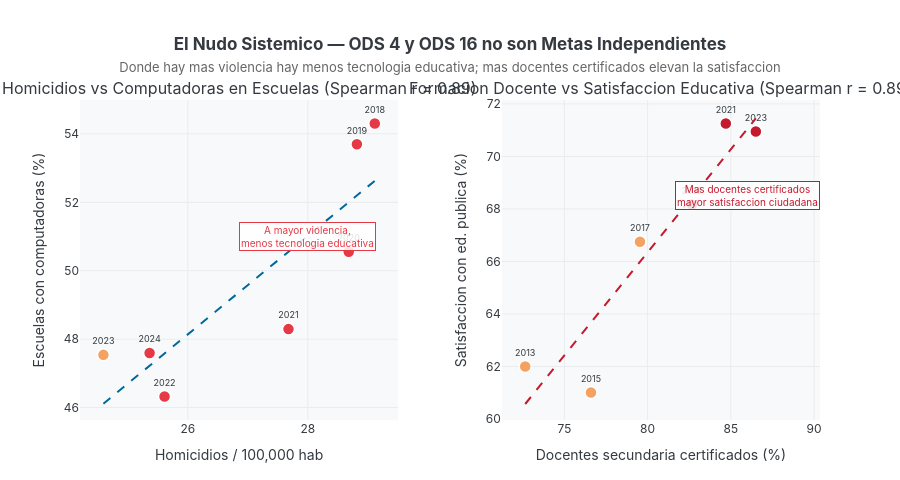

Notebook code cell kept with this figure:
### Markdown cell above
## Acto VI — El Nudo Sistémico
¿Son independientes el rezago educativo y la crisis institucional? Los datos dicen que **no**.
La correlación de Spearman entre la tasa de homicidios y la disponibilidad de computadoras
en las escuelas es **r = −0.96**: donde más violencia, menos recursos tecnológicos en aulas.
Y la satisfacción con la educación pública sube casi en paralelo con la formación docente (r ≈ 0.94).
ODS 4 y ODS 16 no son metas separadas — son las dos caras de la misma deuda sistémica.

### Code cell
# ══════════════════════════════════════════════════════════════════════════════
# FIGURA 6 — El Nudo Sistémico: ODS 4 × ODS 16
# ══════════════════════════════════════════════════════════════════════════════

# ── Scatter 1: Homicidios vs Computadoras ─────────────────────────────────────
hom  = get_serie('16.1.1')
comp = get_serie('4.A.1.C')
m1 = hom[['periodo','valor']].rename(columns={'valor':'homicidios'}).merge(
    comp[['periodo','valor']].rename(columns={'valor':'compus'}), on='periodo'
)
r_hc, p_hc = spearmanr(m1['homicidios'], m1['compus'])

# ── Scatter 2: Formación docente vs Satisfacción educativa ────────────────────
educ_sat = get_serie('16.6.2.A')
prof_sec = get_serie('4.C.1.C')
m2 = educ_sat[['periodo','valor']].rename(columns={'valor':'satisf'}).merge(
    prof_sec[['periodo','valor']].rename(columns={'valor':'formacion'}), on='periodo'
)
r_sf, p_sf = spearmanr(m2['satisf'], m2['formacion'])

fig6 = make_subplots(
    rows=1, cols=2,
    subplot_titles=[
        'Homicidios vs Computadoras en Escuelas (Spearman r = {:.2f})'.format(r_hc),
        'Formacion Docente vs Satisfaccion Educativa (Spearman r = {:.2f})'.format(r_sf)
    ],
    horizontal_spacing=0.14
)

# Scatter 1
yr_colors_1 = [C_ALERTA if h > 25 else C_ACENTO if h > 20 else C_MEJORA for h in m1['homicidios']]
fig6.add_trace(go.Scatter(
    x=m1['homicidios'], y=m1['compus'],
    mode='markers+text',
    text=[str(int(y)) for y in m1['periodo']],
    textposition='top center',
    textfont=dict(size=9, color=C_LINEA),
    marker=dict(size=12, color=yr_colors_1, line=dict(width=1.5, color='white')),
    showlegend=False,
    hovertemplate='<b>%{text}</b><br>Homicidios: %{x:.1f}/100k<br>Computadoras: %{y:.1f}%<extra></extra>'
), row=1, col=1)

# Trendline scatter 1
m1_sort = m1.sort_values('homicidios')
poly1 = np.polyfit(m1_sort['homicidios'], m1_sort['compus'], 1)
x_trend1 = np.linspace(m1_sort['homicidios'].min(), m1_sort['homicidios'].max(), 50)
fig6.add_trace(go.Scatter(
    x=x_trend1, y=np.polyval(poly1, x_trend1),
    mode='lines', line=dict(color=C_ODS16, width=2, dash='dash'),
    showlegend=False, hoverinfo='skip'
), row=1, col=1)

fig6.add_annotation(
    x=28, y=51,
    text='A mayor violencia,<br>menos tecnologia educativa',
    showarrow=False,
    font=dict(size=10, color=C_ALERTA),
    bgcolor='rgba(255,255,255,0.85)', bordercolor=C_ALERTA, borderwidth=1,
    row=1, col=1
)

# Scatter 2
yr_colors_2 = [C_ODS4 if s > 67 else C_ACENTO for s in m2['satisf']]
fig6.add_trace(go.Scatter(
    x=m2['formacion'], y=m2['satisf'],
    mode='markers+text',
    text=[str(int(y)) for y in m2['periodo']],
    textposition='top center',
    textfont=dict(size=9, color=C_LINEA),
    marker=dict(size=12, color=yr_colors_2, line=dict(width=1.5, color='white')),
    showlegend=False,
    hovertemplate='<b>%{text}</b><br>Formacion docente sec.: %{x:.1f}%<br>Satisfaccion ed.: %{y:.1f}%<extra></extra>'
), row=1, col=2)

# Trendline scatter 2
m2_sort = m2.sort_values('formacion')
poly2 = np.polyfit(m2_sort['formacion'], m2_sort['satisf'], 1)
x_trend2 = np.linspace(m2_sort['formacion'].min(), m2_sort['formacion'].max(), 50)
fig6.add_trace(go.Scatter(
    x=x_trend2, y=np.polyval(poly2, x_trend2),
    mode='lines', line=dict(color=C_ODS4, width=2, dash='dash'),
    showlegend=False, hoverinfo='skip'
), row=1, col=2)

fig6.add_annotation(
    x=86, y=68.5,
    text='Mas docentes certificados<br>mayor satisfaccion ciudadana',
    showarrow=False,
    font=dict(size=10, color=C_ODS4),
    bgcolor='rgba(255,255,255,0.85)', bordercolor=C_ODS4, borderwidth=1,
    row=1, col=2
)

fig6.update_xaxes(showgrid=True, gridcolor='#E9ECEF')
fig6.update_yaxes(showgrid=True, gridcolor='#E9ECEF')
fig6.update_xaxes(title_text='Homicidios / 100,000 hab', row=1, col=1)
fig6.update_yaxes(title_text='Escuelas con computadoras (%)', row=1, col=1)
fig6.update_xaxes(title_text='Docentes secundaria certificados (%)', row=1, col=2)
fig6.update_yaxes(title_text='Satisfaccion con ed. publica (%)', row=1, col=2)

fig6.update_layout(
    title=dict(
        text='<b>El Nudo Sistemico — ODS 4 y ODS 16 no son Metas Independientes</b><br>'
             '<span style="font-size:13px;color:#666;font-weight:normal">'
             'Donde hay mas violencia hay menos tecnologia educativa; mas docentes certificados elevan la satisfaccion</span>',
        x=0.5, xanchor='center'
    ),
    height=480, plot_bgcolor=C_FONDO, paper_bgcolor='white',
    font=dict(family='Inter, Arial, sans-serif', color=C_LINEA),
    margin=dict(t=100, b=60)
)
fig6.show()

### Figure 1 — Plotly figure (JSON) as saved in the notebook; plotly's stock layout.template omitted (floating-point values rounded to 4 significant figures)
{"data": [{"hovertemplate": "<b>%{text}</b><br>Homicidios: %{x:.1f}/100k<br>Computadoras: %{y:.1f}%<extra></extra>", "marker": {"color": ["#E63946", "#E63946", "#E63946", "#E63946", "#E63946", "#F4A261", "#E63946"], "line": {"color": "white", "width": 1.5}, "size": 12}, "mode": "markers+text", "showlegend": false, "text": ["2018", "2019", "2020", "2021", "2022", "2023", "2024"], "textfont": {"color": "#343A40", "size": 9}, "textposition": "top center", "type": "scatter", "x": [29.12, 28.82, 28.68, 27.68, 25.61, 24.59, 25.36], "xaxis": "x", "y": [54.3, 53.7, 50.55, 48.29, 46.32, 47.54, 47.6], "yaxis": "y"}, {"hoverinfo": "skip", "line": {"color": "#00689D", "dash": "dash", "width": 2}, "mode": "lines", "showlegend": false, "type": "scatter", "x": [24.59, 24.69, 24.78, 24.87, 24.96, 25.06, 25.15, 25.24, 25.33, 25.42, 25.52, 25.61, 25.7, 25.79, 25.89, 25.98, 26.07, 26.16, 26.26, 26.35, 26.44, 26.53, 26.62, 26.72, 26.81, 26.9, 26.99, 27.09, 27.18, 27.27, 27.36, 27.46, 27.55, 27.64, 27.73, 27.82, 27.92, 28.01, 28.1, 28.19, 28.29, 28.38, 28.47, 28.56, 28.65, 28.75, 28.84, 28.93, 29.02, 29.12], "xaxis": "x", "y": [46.11, 46.25, 46.38, 46.51, 46.65, 46.78, 46.91, 47.04, 47.18, 47.31, 47.44, 47.58, 47.71, 47.84, 47.98, 48.11, 48.24, 48.37, 48.51, 48.64, 48.77, 48.91, 49.04, 49.17, 49.3, 49.44, 49.57, 49.7, 49.84, 49.97, 50.1, 50.24, 50.37, 50.5, 50.63, 50.77, 50.9, 51.03, 51.17, 51.3, 51.43, 51.56, 51.7, 51.83, 51.96, 52.1, 52.23, 52.36, 52.5, 52.63], "yaxis": "y"}, {"hovertemplate": "<b>%{text}</b><br>Formacion docente sec.: %{x:.1f}%<br>Satisfaccion ed.: %{y:.1f}%<extra></extra>", "marker": {"color": ["#F4A261", "#F4A261", "#F4A261", "#C5192D", "#C5192D", "#C5192D"], "line": {"color": "white", "width": 1.5}, "size": 12}, "mode": "markers+text", "showlegend": false, "text": ["2013", "2015", "2017", "2019", "2021", "2023"], "textfont": {"color": "#343A40", "size": 9}, "textposition": "top center", "type": "scatter", "x": [72.65, 76.6, 79.54, 82.66, 84.7, 86.5], "xaxis": "x2", "y": [62.0, 61.01, 66.75, 68.17, 71.26, 70.95], "yaxis": "y2"}, {"hoverinfo": "skip", "line": {"color": "#C5192D", "dash": "dash", "width": 2}, "mode": "lines", "showlegend": false, "type": "scatter", "x": [72.65, 72.93, 73.21, 73.5, 73.78, 74.06, 74.35, 74.63, 74.91, 75.19, 75.48, 75.76, 76.04, 76.32, 76.61, 76.89, 77.17, 77.46, 77.74, 78.02, 78.3, 78.59, 78.87, 79.15, 79.43, 79.72, 80.0, 80.28, 80.56, 80.85, 81.13, 81.41, 81.7, 81.98, 82.26, 82.54, 82.83, 83.11, 83.39, 83.67, 83.96, 84.24, 84.52, 84.81, 85.09, 85.37, 85.65, 85.94, 86.22, 86.5], "xaxis": "x2", "y": [60.57, 60.79, 61.02, 61.24, 61.46, 61.68, 61.9, 62.13, 62.35, 62.57, 62.79, 63.01, 63.24, 63.46, 63.68, 63.9, 64.12, 64.35, 64.57, 64.79, 65.01, 65.23, 65.46, 65.68, 65.9, 66.12, 66.34, 66.57, 66.79, 67.01, 67.23, 67.45, 67.68, 67.9, 68.12, 68.34, 68.56, 68.78, 69.01, 69.23, 69.45, 69.67, 69.89, 70.12, 70.34, 70.56, 70.78, 71.0, 71.23, 71.45], "yaxis": "y2"}], "layout": {"annotations": [{"font": {"size": 16}, "showarrow": false, "text": "Homicidios vs Computadoras en Escuelas (Spearman r = 0.89)", "x": 0.215, "xanchor": "center", "xref": "paper", "y": 1.0, "yanchor": "bottom", "yref": "paper"}, {"font": {"size": 16}, "showarrow": false, "text": "Formacion Docente vs Satisfaccion Educativa (Spearman r = 0.89)", "x": 0.785, "xanchor": "center", "xref": "paper", "y": 1.0, "yanchor": "bottom", "yref": "paper"}, {"bgcolor": "rgba(255,255,255,0.85)", "bordercolor": "#E63946", "borderwidth": 1, "font": {"color": "#E63946", "size": 10}, "showarrow": false, "text": "A mayor violencia,<br>menos tecnologia educativa", "x": 28, "xref": "x", "y": 51, "yref": "y"}, {"bgcolor": "rgba(255,255,255,0.85)", "bordercolor": "#C5192D", "borderwidth": 1, "font": {"color": "#C5192D", "size": 10}, "showarrow": false, "text": "Mas docentes certificados<br>mayor satisfaccion ciudadana", "x": 86, "xref": "x2", "y": 68.5, "yref": "y2"}], "font": {"color": "#343A40", "family": "Inter, Arial, sans-serif"}, "height": 480, "margin": {"b": 60, "t": 100}, "paper_bgcolor": "white", "plot_bgcolor": "#F8F9FA", "title": {"text": "<b>El Nudo Sistemico — ODS 4 y ODS 16 no son Metas Independientes</b><br><span style=\"font-size:13px;color:#666;font-weight:normal\">Donde hay mas violencia hay menos tecnologia educativa; mas docentes certificados elevan la satisfaccion</span>", "x": 0.5, "xanchor": "center"}, "xaxis": {"anchor": "y", "domain": [0.0, 0.43], "gridcolor": "#E9ECEF", "showgrid": true, "title": {"text": "Homicidios / 100,000 hab"}}, "xaxis2": {"anchor": "y2", "domain": [0.57, 1.0], "gridcolor": "#E9ECEF", "showgrid": true, "title": {"text": "Docentes secundaria certificados (%)"}}, "yaxis": {"anchor": "x", "domain": [0.0, 1.0], "gridcolor": "#E9ECEF", "showgrid": true, "title": {"text": "Escuelas con computadoras (%)"}}, "yaxis2": {"anchor": "x2", "domain": [0.0, 1.0], "gridcolor": "#E9ECEF", "showgrid": true, "title": {"text": "Satisfaccion con ed. publica (%)"}}}}
